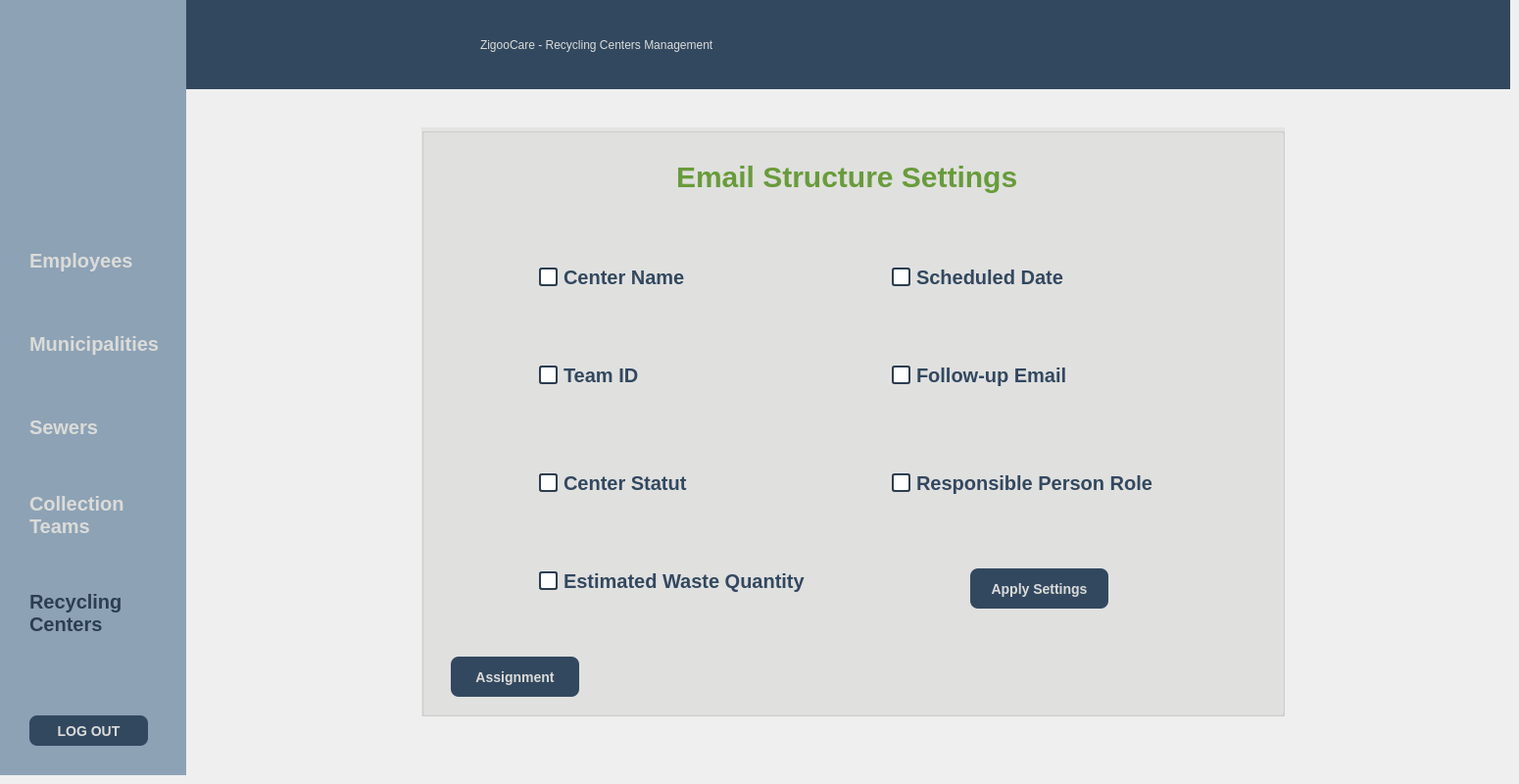
      <widget class="QWidget" name="page_4_r">
       <widget class="QWidget" name="widget_module_r4" native="true">
        <property name="geometry">
         <rect>
          <x>190</x>
          <y>0</y>
          <width>1351</width>
          <height>91</height>
         </rect>
        </property>
        <property name="styleSheet">
         <string notr="true">background-color: #32485F;</string>
        </property>
        <widget class="QLabel" name="label_module_r4">
         <property name="geometry">
          <rect>
           <x>300</x>
           <y>10</y>
           <width>931</width>
           <height>71</height>
          </rect>
         </property>
         <property name="styleSheet">
          <string notr="true">font: 700 25pt;
color: rgb(219, 219, 217);</string>
         </property>
         <property name="text">
          <string>ZigooCare - Recycling Centers Management</string>
         </property>
        </widget>
       </widget>
       <widget class="QWidget" name="widget_sidebar_r4" native="true">
        <property name="geometry">
         <rect>
          <x>0</x>
          <y>0</y>
          <width>190</width>
          <height>791</height>
         </rect>
        </property>
        <property name="styleSheet">
         <string notr="true">background-color: #8DA2B5;</string>
        </property>
        <widget class="QPushButton" name="pushButton_logout_r4">
         <property name="geometry">
          <rect>
           <x>30</x>
           <y>730</y>
           <width>121</width>
           <height>31</height>
          </rect>
         </property>
         <property name="styleSheet">
          <string notr="true">QPushButton {
	background-color: #32485F;
    color: #DBDBD9;
    font-size: 14px;
    font-weight: bold;
    border: none;
    border-radius: 8px;             
    padding: 8px 16px;
}

QPushButton:hover {
    
	background-color: rgb(163, 0, 3);
}

QPushButton:pressed {
    background-color: rgb(163, 0, 3);   
}

QPushButton:disabled {
    background-color: #BDBDBD;     
    color: #757575;
}
</string>
         </property>
         <property name="text">
          <string>LOG OUT</string>
         </property>
        </widget>
        <widget class="QLabel" name="label_image_r4">
         <property name="geometry">
          <rect>
           <x>20</x>
           <y>40</y>
           <width>151</width>
           <height>151</height>
          </rect>
         </property>
         <property name="text">
          <string/>
         </property>
         <property name="pixmap">
          <pixmap resource="resources.qrc">:/images/logo_untitled.png</pixmap>
         </property>
         <property name="scaledContents">
          <bool>true</bool>
         </property>
        </widget>
        <widget class="QPushButton" name="pushButton_rcentersm_r4">
         <property name="geometry">
          <rect>
           <x>30</x>
           <y>600</y>
           <width>101</width>
           <height>51</height>
          </rect>
         </property>
         <property name="styleSheet">
          <string notr="true">QPushButton {
    background-color: transparent;
    border: none;
    font-weight: bold;
    color: #2c3e50;
	text-align:left;
	font-size:20px;
}</string>
         </property>
         <property name="text">
          <string>Recycling
Centers  </string>
         </property>
        </widget>
        <widget class="QPushButton" name="pushButton_municipalitiesm_r4">
         <property name="geometry">
          <rect>
           <x>30</x>
           <y>330</y>
           <width>141</width>
           <height>41</height>
          </rect>
         </property>
         <property name="styleSheet">
          <string notr="true">QPushButton {
    background-color: transparent;
    border: none;
    font-weight: bold;
    color: #DBDBD9;
	text-align:left;
	font-size:20px;
}

QPushButton:hover {
    color: #2c3e50;
}

</string>
         </property>
         <property name="text">
          <string>Municipalities  </string>
         </property>
        </widget>
        <widget class="QPushButton" name="pushButton_sewersm_r4">
         <property name="geometry">
          <rect>
           <x>30</x>
           <y>420</y>
           <width>81</width>
           <height>31</height>
          </rect>
         </property>
         <property name="styleSheet">
          <string notr="true">QPushButton {
    background-color: transparent;
    border: none;
    font-weight: bold;
    color: #DBDBD9;
	text-align:left;
	font-size:20px;
}

QPushButton:hover {
    color: #2c3e50;
}

</string>
         </property>
         <property name="text">
          <string>Sewers</string>
         </property>
        </widget>
        <widget class="QPushButton" name="pushButton_employeem_r4">
         <property name="geometry">
          <rect>
           <x>30</x>
           <y>250</y>
           <width>111</width>
           <height>31</height>
          </rect>
         </property>
         <property name="styleSheet">
          <string notr="true">QPushButton {
    background-color: transparent;
    border: none;
    font-weight: bold;
    color: #DBDBD9;
	text-align:left;
	font-size:20px;
}

QPushButton:hover {
    color: #2c3e50;
}

</string>
         </property>
         <property name="text">
          <string>Employees</string>
         </property>
        </widget>
        <widget class="QPushButton" name="pushButton_collectiontm_r4">
         <property name="geometry">
          <rect>
           <x>30</x>
           <y>500</y>
           <width>101</width>
           <height>51</height>
          </rect>
         </property>
         <property name="styleSheet">
          <string notr="true">QPushButton {
    background-color: transparent;
    border: none;
    font-weight: bold;
    color: #DBDBD9;
	text-align:left;
	font-size:20px;
}

QPushButton:hover {
    color: #2c3e50;
}

</string>
         </property>
         <property name="text">
          <string>Collection
Teams</string>
         </property>
        </widget>
       </widget>
       <widget class="QGroupBox" name="groupBox_main_r4">
        <property name="geometry">
         <rect>
          <x>430</x>
          <y>130</y>
          <width>881</width>
          <height>601</height>
         </rect>
        </property>
        <property name="styleSheet">
         <string notr="true"> 
  background-color: #99DBDBD9;</string>
        </property>
        <property name="title">
         <string/>
        </property>
        <widget class="QLabel" name="label_title_r4">
         <property name="geometry">
          <rect>
           <x>260</x>
           <y>30</y>
           <width>361</width>
           <height>41</height>
          </rect>
         </property>
         <property name="styleSheet">
          <string notr="true">color: rgb(104, 156, 58);
font:bold;
font-size:30px;
background-color: transparent;</string>
         </property>
         <property name="text">
          <string>Email Structure Settings</string>
         </property>
        </widget>
        <widget class="QCheckBox" name="checkBox_name_r4">
         <property name="geometry">
          <rect>
           <x>120</x>
           <y>140</y>
           <width>151</width>
           <height>25</height>
          </rect>
         </property>
         <property name="styleSheet">
          <string notr="true">
QCheckBox {
    color:#32485F;
	font:bold;
	font-size:20px;
	background-color:transparent;
}
QCheckBox::indicator {
    width: 15px;
    height: 15px;
    border-radius: 3px; 
    border: 2px solid #2c3e50; 
    background-color: white;
}

QCheckBox::indicator:checked {
    background-color: #2c3e50; 
}

QCheckBox::indicator:checked:hover {
    background-color: #34495e;
}
</string>
         </property>
         <property name="text">
          <string>Center Name</string>
         </property>
        </widget>
        <widget class="QCheckBox" name="checkBox_teamid_r4">
         <property name="geometry">
          <rect>
           <x>120</x>
           <y>240</y>
           <width>211</width>
           <height>25</height>
          </rect>
         </property>
         <property name="styleSheet">
          <string notr="true">
QCheckBox {
    color:#32485F;
	font:bold;
	font-size:20px;
	background-color:transparent;
}
QCheckBox::indicator {
    width: 15px;
    height: 15px;
    border-radius: 3px; 
    border: 2px solid #2c3e50; 
    background-color: white;
}

QCheckBox::indicator:checked {
    background-color: #2c3e50; 
}

QCheckBox::indicator:checked:hover {
    background-color: #34495e;
}
</string>
         </property>
         <property name="text">
          <string>Team ID</string>
         </property>
        </widget>
        <widget class="QCheckBox" name="checkBox_date_r4">
         <property name="geometry">
          <rect>
           <x>480</x>
           <y>140</y>
           <width>281</width>
           <height>25</height>
          </rect>
         </property>
         <property name="styleSheet">
          <string notr="true">
QCheckBox {
    color:#32485F;
	font:bold;
	font-size:20px;
	background-color:transparent;
}
QCheckBox::indicator {
    width: 15px;
    height: 15px;
    border-radius: 3px; 
    border: 2px solid #2c3e50; 
    background-color: white;
}

QCheckBox::indicator:checked {
    background-color: #2c3e50; 
}

QCheckBox::indicator:checked:hover {
    background-color: #34495e;
}
</string>
         </property>
         <property name="text">
          <string>Scheduled Date</string>
         </property>
        </widget>
        <widget class="QCheckBox" name="checkBox_spinstr_r4">
         <property name="geometry">
          <rect>
           <x>120</x>
           <y>350</y>
           <width>221</width>
           <height>25</height>
          </rect>
         </property>
         <property name="styleSheet">
          <string notr="true">
QCheckBox {
    color:#32485F;
	font:bold;
	font-size:20px;
	background-color:transparent;
}
QCheckBox::indicator {
    width: 15px;
    height: 15px;
    border-radius: 3px; 
    border: 2px solid #2c3e50; 
    background-color: white;
}

QCheckBox::indicator:checked {
    background-color: #2c3e50; 
}

QCheckBox::indicator:checked:hover {
    background-color: #34495e;
}
</string>
         </property>
         <property name="text">
          <string>Center Statut</string>
         </property>
        </widget>
        <widget class="QCheckBox" name="checkBox_respname_r4">
         <property name="geometry">
          <rect>
           <x>480</x>
           <y>350</y>
           <width>281</width>
           <height>25</height>
          </rect>
         </property>
         <property name="styleSheet">
          <string notr="true">
QCheckBox {
    color:#32485F;
	font:bold;
	font-size:20px;
	background-color:transparent;
}
QCheckBox::indicator {
    width: 15px;
    height: 15px;
    border-radius: 3px; 
    border: 2px solid #2c3e50; 
    background-color: white;
}

QCheckBox::indicator:checked {
    background-color: #2c3e50; 
}

QCheckBox::indicator:checked:hover {
    background-color: #34495e;
}
</string>
         </property>
         <property name="text">
          <string>Responsible Person Role</string>
         </property>
        </widget>
        <widget class="QCheckBox" name="checkBox_femail_r4">
         <property name="geometry">
          <rect>
           <x>480</x>
           <y>240</y>
           <width>181</width>
           <height>25</height>
          </rect>
         </property>
         <property name="styleSheet">
          <string notr="true">
QCheckBox {
    color:#32485F;
	font:bold;
	font-size:20px;
	background-color:transparent;
}
QCheckBox::indicator {
    width: 15px;
    height: 15px;
    border-radius: 3px; 
    border: 2px solid #2c3e50; 
    background-color: white;
}

QCheckBox::indicator:checked {
    background-color: #2c3e50; 
}

QCheckBox::indicator:checked:hover {
    background-color: #34495e;
}
</string>
         </property>
         <property name="text">
          <string>Follow-up Email</string>
         </property>
        </widget>
        <widget class="QCheckBox" name="checkBox_wasteq_r4">
         <property name="geometry">
          <rect>
           <x>120</x>
           <y>450</y>
           <width>281</width>
           <height>25</height>
          </rect>
         </property>
         <property name="styleSheet">
          <string notr="true">
QCheckBox {
    color:#32485F;
	font:bold;
	font-size:20px;
	background-color:transparent;
}
QCheckBox::indicator {
    width: 15px;
    height: 15px;
    border-radius: 3px; 
    border: 2px solid #2c3e50; 
    background-color: white;
}

QCheckBox::indicator:checked {
    background-color: #2c3e50; 
}

QCheckBox::indicator:checked:hover {
    background-color: #34495e;
}
</string>
         </property>
         <property name="text">
          <string>Estimated Waste Quantity</string>
         </property>
        </widget>
        <widget class="QPushButton" name="pushButton_apply_r4">
         <property name="geometry">
          <rect>
           <x>560</x>
           <y>450</y>
           <width>141</width>
           <height>41</height>
          </rect>
         </property>
         <property name="styleSheet">
          <string notr="true">QPushButton {
    background-color: #32485F;     
    color: #DBDBD9;
    font-size: 14px;
    font-weight: bold;
    border: none;
    border-radius: 8px;             
    padding: 8px 16px;
}

QPushButton:hover {
    background-color: #43A047;      /* vert plus foncé au survol */
}

QPushButton:pressed {
          /* vert foncé au clic */
	background-color: rgb(2, 111, 2);
}

QPushButton:disabled {
    background-color: #BDBDBD;      /* gris si désactivé */
    color: #757575;
}
</string>
         </property>
         <property name="text">
          <string>Apply Settings</string>
         </property>
        </widget>
        <widget class="QPushButton" name="pushButton_affectation_r4">
         <property name="geometry">
          <rect>
           <x>30</x>
           <y>540</y>
           <width>131</width>
           <height>41</height>
          </rect>
         </property>
         <property name="styleSheet">
          <string notr="true">QPushButton {
    background-color: #32485F;     
    color: #DBDBD9;
    font-size: 14px;
    font-weight: bold;
    border: none;
    border-radius: 8px;             
    padding: 8px 16px;
}

QPushButton:hover {
    background-color: #018ADA;
}

QPushButton:pressed {
	background-color: #2c3e50;
}

QPushButton:disabled {
    background-color: #BDBDBD;
    color: #757575;
}
</string>
         </property>
         <property name="text">
          <string>Assignment</string>
         </property>
        </widget>
       </widget>
       <zorder>widget_sidebar_r4</zorder>
       <zorder>groupBox_main_r4</zorder>
       <zorder>widget_module_r4</zorder>
      </widget>
